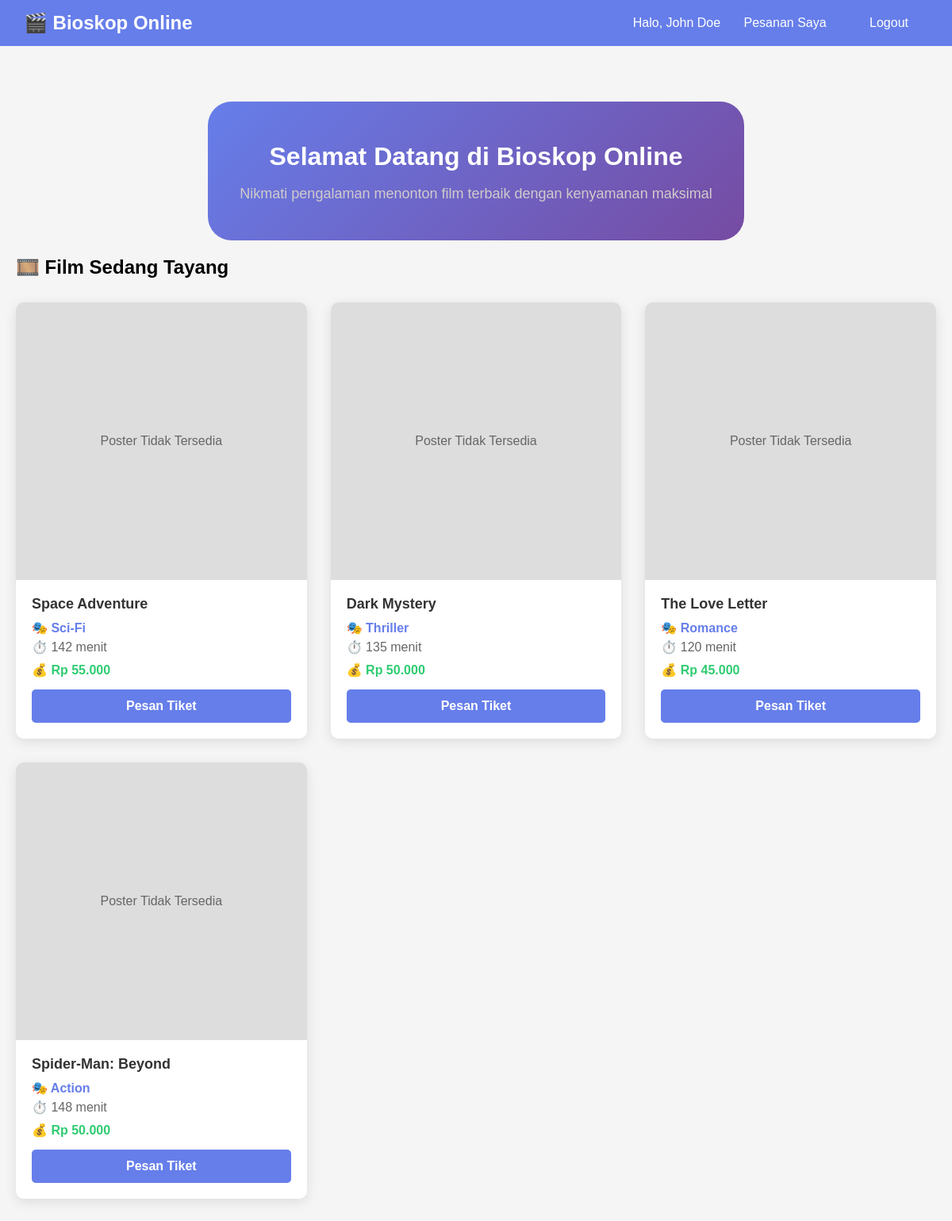
Screenshot of /user/index.php (signed in) with the database file from the repository.
### tables this page shows
CREATE TABLE film (
    id_film INT PRIMARY KEY AUTO_INCREMENT,
    poster VARCHAR(255),
    nama VARCHAR(100) NOT NULL,
    deskripsi TEXT,
    genre VARCHAR(50),
    jadwal_tayang VARCHAR(50),
    harga DECIMAL(10,2),
    durasi INT
);

### user/index.php (the view, shortened to what this page needs)
<?php
require_once '../config.php';
$stmt = $pdo->query("SELECT * FROM film WHERE jadwal_tayang = 'Sekarang Tayang' ORDER BY id_film DESC");
$films = $stmt->fetchAll(PDO::FETCH_ASSOC);
?>
<!DOCTYPE html>
<html lang="id">
<head>
</head>
<body>
    <div class="navbar">
        <h2>🎬 Bioskop Online</h2>
        <div class="nav-links">
            <?php if(isset($_SESSION['user_id'])): ?>
                <span>Halo, <?= htmlspecialchars($_SESSION['user_nama']) ?></span>
                <a href="my_booking.php">Pesanan Saya</a>
                <a href="logout.php">Logout</a>
            <?php else: ?>
                <a href="login.php">Login</a>
                <a href="register.php">Register</a>
            <?php endif; ?>
        </div>
    </div>
    <div class="container">
        <div class="welcome">
            <h1>Selamat Datang di Bioskop Online</h1>
            <p>Nikmati pengalaman menonton film terbaik dengan kenyamanan maksimal</p>
        </div>
        <h2>🎞️ Film Sedang Tayang</h2>
        <?php if(empty($films)): ?>
            <div style="text-align: center; padding: 40px; background: white; border-radius: 10px;">
                <div style="font-size: 48px; margin-bottom: 20px;">🎭</div>
                <h3 style="color: #666;">Belum ada film yang sedang tayang</h3>
                <p style="color: #999;">Silakan kembali lagi nanti untuk melihat film terbaru.</p>
            </div>
        <?php else: ?>
            <div class="film-grid">
                <?php foreach($films as $film): ?>
                <div class="film-card">
                    <?php if (!empty($film['poster'])): ?>
                        <div class="no-poster" style="display: none;">Poster Tidak Tersedia</div>
                    <?php else: ?>
                        <div class="no-poster">No Poster</div>
                    <?php endif; ?>
                    <div class="film-info">
                        <div class="film-title"><?= htmlspecialchars($film['nama']) ?></div>
                        <div class="film-genre">🎭 <?= $film['genre'] ?></div>
                        <div class="film-duration">⏱️ <?= $film['durasi'] ?> menit</div>
                        <div class="film-price">💰 Rp <?= number_format($film['harga'], 0, ',', '.') ?></div>
                        <?php if(isset($_SESSION['user_id'])): ?>
                            <a href="booking.php?film_id=<?= $film['id_film'] ?>" class="btn">Pesan Tiket</a>
                        <?php else: ?>
                            <a href="login.php" class="btn">Login untuk Pesan</a>
                        <?php endif; ?>
                    </div>
                </div>
                <?php endforeach; ?>
            </div>
        <?php endif; ?>
    </div>
</body>
</html>

### user/index.php (style rules this page uses)
body { font-family: Arial; margin: 0; background: #f5f5f5; }
.navbar { background: #667eea; color: white; padding: 15px 30px; display: flex; justify-content: space-between; align-items: center; }
.navbar h2 { margin: 0; }
.nav-links a { color: white; text-decoration: none; margin: 0 10px; padding: 8px 15px; border-radius: 5px; }
.container { max-width: 1200px; margin: 30px auto; padding: 20px; }
.film-grid { display: grid; grid-template-columns: repeat(auto-fit, minmax(280px, 1fr)); gap: 30px; margin-top: 30px; }
.film-card { background: white; border-radius: 10px; overflow: hidden; box-shadow: 0 4px 15px rgba(0,0,0,0.1); transition: transform 0.3s; }
.film-info { padding: 20px; }
.film-title { font-size: 18px; font-weight: bold; margin-bottom: 10px; color: #333; }
.film-genre { color: #667eea; font-weight: bold; margin-bottom: 5px; }
.film-duration { color: #666; margin-bottom: 10px; }
.film-price { color: #2ecc71; font-weight: bold; font-size: 16px; margin-bottom: 15px; }
.btn { display: block; text-align: center; padding: 12px; background: #667eea; color: white; text-decoration: none; border-radius: 5px; font-weight: bold; }
.welcome { background: linear-gradient(135deg, #667eea 0%, #764ba2 100%); color: white; padding: 30px 40px; text-align: center; border-radius: 30px; width: fit-content; margin: 20px auto; }
.welcome h1 { color: #ffffffff; margin-bottom: 10px; }
.welcome p { color: #d1cbcbff; font-size: 18px; }
.no-poster { height: 350px; background: #ddd; display: flex; align-items: center; justify-content: center; color: #666; }

### rows the page displays
film: nama "Space Adventure", genre "Sci-Fi", durasi "142", harga "55.000"
film: nama "Dark Mystery", genre "Thriller", durasi "135", harga "50.000"
film: nama "The Love Letter", genre "Romance", durasi "120", harga "45.000"
film: nama "Spider-Man: Beyond", genre "Action", durasi "148", harga "50.000"

### other values shown
$_SESSION['user_nama'] "John Doe"
